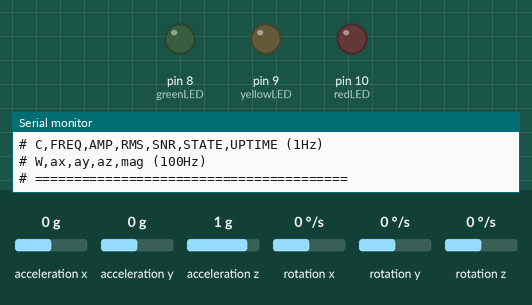
Simulated run of this sketch. Board: Arduino Uno, built with avr-gcc and run on an emulated ATmega328P. On the bench: output pins drawn as LEDs (lit = HIGH), the last lines printed to the serial monitor. Inputs (shaded band) come from the test bench; at power-on: acceleration x 0 g, acceleration y 0 g, acceleration z 1 g, rotation x 0 °/s, rotation y 0 °/s, rotation z 0 °/s.

Above: at 7.8 s.
At 10.05 s:
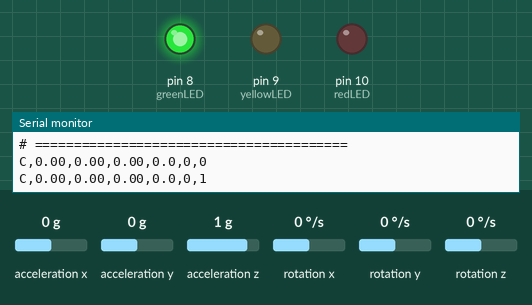
Timing chart, 0 to 12.2 s (numbered marks = the images above):
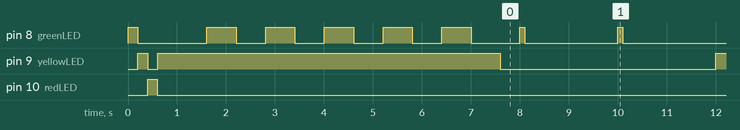

The sketch:

sketch_nov30b.ino
```cpp
#include <Wire.h>
#include <MPU6050.h>

MPU6050 mpu;

// ============================================================================
// CONFIGURATION PARAMETERS
// ============================================================================
const uint32_t SAMPLE_RATE_HZ = 100;           // 100 Hz sampling
const uint32_t SAMPLE_INTERVAL_US = 1000000 / SAMPLE_RATE_HZ;
const uint32_t ANALYSIS_INTERVAL_MS = 1000;    // 1 Hz analysis/output rate
const uint32_t ANALYSIS_WINDOW_SAMPLES = 64;   // Use full buffer (0.64 sec)

const int CALIBRATION_SAMPLES = 500;
const float DRIFT_TOLERANCE = 0.02;

// LED and Alert pins
const int greenLED = 8;    // X-axis / Normal status
const int yellowLED = 9;   // Y-axis / Warning
const int redLED = 10;     // Z-axis / Fault

// ============================================================================
// SYSTEM STATES (Fault Classification)
// ============================================================================
enum SystemState {
  NORMAL = 0,
  LOW_SIGNAL = 1,
  SENSOR_FAULT = 2,
  SYSTEM_FAULT = 3
};

SystemState current_state = NORMAL;
SystemState previous_state = NORMAL;
uint32_t fault_start_time = 0;
uint32_t state_entry_time = 0;

// Fault thresholds
const float SNR_THRESHOLD_DB = 10.0;           // Minimum acceptable SNR
const uint32_t LOW_SIGNAL_DURATION_MS = 3000;  // 3 seconds before fault
const uint32_t SENSOR_TIMEOUT_MS = 500;        // I2C timeout
const uint32_t TIMING_TOLERANCE_US = 2000;     // Timing slip tolerance

// ============================================================================
// CIRCULAR BUFFER FOR RAW DATA (OPTIMIZED FOR MEMORY)
// ============================================================================
const int BUFFER_SIZE = 64;  // Reduced from 256 to save RAM (0.64 seconds at 100 Hz)
struct CircularBuffer {
  float data[BUFFER_SIZE];
  uint8_t head = 0;
  uint8_t tail = 0;

  void push(float value) {
    data[head] = value;
    head = (head + 1) & (BUFFER_SIZE - 1);  // Fast modulo for power of 2
    if (head == tail) {
      tail = (tail + 1) & (BUFFER_SIZE - 1);  // Overwrite oldest
    }
  }

  float get(uint8_t index) {
    return data[(tail + index) & (BUFFER_SIZE - 1)];
  }

  uint8_t count() {
    if (head >= tail) return head - tail;
    return BUFFER_SIZE - tail + head;
  }

  void clear() {
    head = 0;
    tail = 0;
  }
};

CircularBuffer buf_ax, buf_ay, buf_az;

// ============================================================================
// CALIBRATION DATA
// ============================================================================
struct CalibrationData {
  int32_t ax_offset = 0;  // Fixed-point (scaled by 16384)
  int32_t ay_offset = 0;
  int32_t az_offset = 0;
  bool is_calibrated = false;
} calibration;

// ============================================================================
// HIGH-PASS FILTER (Fixed-point for efficiency)
// ============================================================================
const int32_t HP_ALPHA_FIXED = 32112;  // 0.98 * 32768
struct HighPassFilterFixed {
  int32_t prev_input = 0;
  int32_t prev_output = 0;

  int32_t apply(int32_t input) {
    int32_t diff = input - prev_input;
    int32_t output = ((int64_t)HP_ALPHA_FIXED * (prev_output + diff)) >> 15;
    prev_input = input;
    prev_output = output;
    return output;
  }

  void reset() {
    prev_input = 0;
    prev_output = 0;
  }
};

// ============================================================================
// LOW-PASS FILTER (Fixed-point)
// ============================================================================
const int32_t LP_ALPHA_FIXED = 18022;  // 0.55 * 32768
struct LowPassFilterFixed {
  int32_t prev_output = 0;

  int32_t apply(int32_t input) {
    int32_t output = ((int64_t)LP_ALPHA_FIXED * input +
                      (int64_t)(32768 - LP_ALPHA_FIXED) * prev_output) >> 15;
    prev_output = output;
    return output;
  }

  void reset() {
    prev_output = 0;
  }
};

HighPassFilterFixed hp_x, hp_y, hp_z;
LowPassFilterFixed lp_x, lp_y, lp_z;

// ============================================================================
// TIMING AND SCHEDULING
// ============================================================================
uint32_t next_sample_time = 0;
uint32_t next_analysis_time = 0;
uint32_t sample_count = 0;
uint32_t missed_deadlines = 0;
uint32_t uptime_seconds = 0;
uint32_t last_second_mark = 0;

// ============================================================================
// FEATURE EXTRACTION RESULTS
// ============================================================================
struct FeatureData {
  float frequency_hz = 0.0;
  float amplitude_mg = 0.0;
  float rms_mg = 0.0;
  float snr_db = 0.0;
  uint32_t timestamp_ms = 0;
  bool valid = false;
};

FeatureData current_features;
// Removed trend_history array to save RAM (Python handles trend storage)

// ============================================================================
// WATCHDOG FLAGS
// ============================================================================
bool sensor_ok = true;
uint32_t last_sensor_read = 0;
uint32_t low_snr_start = 0;
bool low_snr_fault = false;

// ============================================================================
// SETUP
// ============================================================================
void setup() {
  Wire.begin();
  Wire.setClock(400000);
  Serial.begin(115200);

  pinMode(greenLED, OUTPUT);
  pinMode(yellowLED, OUTPUT);
  pinMode(redLED, OUTPUT);

  LEDSelfTest();

  Serial.println(F("# ========================================"));
  Serial.println(F("# HFOV Clinical Monitor v2.0"));
  Serial.println(F("# ========================================"));

  // Initialize MPU6050
  mpu.initialize();
  mpu.setFullScaleAccelRange(MPU6050_ACCEL_FS_2);
  mpu.setDLPFMode(MPU6050_DLPF_BW_42);
  mpu.setRate(9);
  mpu.setSleepEnabled(false);

  if (!mpu.testConnection()) {
    Serial.println(F("# FATAL: MPU6050 connection failed!"));
    enterFaultState(SENSOR_FAULT);
    while (1) {
      blinkFaultLED();
      delay(500);
    }
  }

  Serial.println(F("# MPU6050 OK"));

  runCalibration();

  Serial.println(F("# Ready"));
  Serial.println(F("# C,FREQ,AMP,RMS,SNR,STATE,UPTIME (1Hz)"));
  Serial.println(F("# W,ax,ay,az,mag (100Hz)"));
  Serial.println(F("# ========================================"));

  next_sample_time = micros();
  next_analysis_time = millis() + ANALYSIS_INTERVAL_MS;
  last_second_mark = millis();

  enterState(NORMAL);
}

// ============================================================================
// MAIN LOOP - DUAL TASK STRUCTURE
// ============================================================================
void loop() {
  uint32_t current_time_us = micros();
  uint32_t current_time_ms = millis();

  // ===== HIGH-RATE TASK: SENSOR READ + FILTER (100 Hz) =====
  if (current_time_us >= next_sample_time) {
    // Check for timing slip
    uint32_t slip = current_time_us - next_sample_time;
    if (slip > TIMING_TOLERANCE_US) {
      missed_deadlines++;
      if (missed_deadlines > 10) {
        enterFaultState(SYSTEM_FAULT);
      }
    }

    next_sample_time += SAMPLE_INTERVAL_US;

    // Read sensor with watchdog
    int16_t ax_raw, ay_raw, az_raw;
    if (!readSensorSafe(&ax_raw, &ay_raw, &az_raw)) {
      enterFaultState(SENSOR_FAULT);
      return;
    }

    // Apply calibration (fixed-point)
    int32_t ax = (int32_t)ax_raw - calibration.ax_offset;
    int32_t ay = (int32_t)ay_raw - calibration.ay_offset;
    int32_t az = (int32_t)az_raw - calibration.az_offset;

    // Apply filters (fixed-point)
    int32_t ax_hp = hp_x.apply(ax);
    int32_t ay_hp = hp_y.apply(ay);
    int32_t az_hp = hp_z.apply(az);

    int32_t ax_filt = lp_x.apply(ax_hp);
    int32_t ay_filt = lp_y.apply(ay_hp);
    int32_t az_filt = lp_z.apply(az_hp);

    // Store in circular buffers (convert to float for analysis)
    buf_ax.push(ax_filt / 16384.0);
    buf_ay.push(ay_filt / 16384.0);
    buf_az.push(az_filt / 16384.0);

    sample_count++;
  }

  // ===== MEDIUM-RATE TASK: ANALYSIS + OUTPUT (1 Hz) =====
  if (current_time_ms >= next_analysis_time) {
    next_analysis_time += ANALYSIS_INTERVAL_MS;

    // Extract features from buffer
    extractFeatures();

    // Update state machine
    updateSystemState();

    // Output clinical data
    outputClinicalData();

    // Update uptime counter
    if (current_time_ms - last_second_mark >= 1000) {
      uptime_seconds++;
      last_second_mark = current_time_ms;
    }
  }

  // Update status LEDs
  updateStatusLEDs();
}

// ============================================================================
// SAFE SENSOR READ WITH WATCHDOG
// ============================================================================
bool readSensorSafe(int16_t* ax, int16_t* ay, int16_t* az) {
  uint32_t start = millis();

  // Attempt I2C read with timeout
  Wire.beginTransmission(0x68);  // MPU6050 address
  if (Wire.endTransmission() != 0) {
    sensor_ok = false;
    return false;
  }

  mpu.getAcceleration(ax, ay, az);

  // Check for out-of-range values
  if (abs(*ax) > 32000 || abs(*ay) > 32000 || abs(*az) > 32000) {
    return false;
  }

  last_sensor_read = millis();
  sensor_ok = true;
  return true;
}

// ============================================================================
// FEATURE EXTRACTION (Simplified for microcontroller)
// ============================================================================
void extractFeatures() {
  uint8_t count = min((uint8_t)ANALYSIS_WINDOW_SAMPLES, buf_ax.count());

  if (count < 50) {
    current_features.valid = false;
    return;
  }

  // Calculate RMS amplitude (vector magnitude)
  float sum_sq = 0;
  float peak = 0;
  for (uint8_t i = 0; i < count; i++) {
    float ax = buf_ax.get(i);
    float ay = buf_ay.get(i);
    float az = buf_az.get(i);
    float mag = sqrt(ax*ax + ay*ay + az*az);
    sum_sq += mag * mag;
    if (mag > peak) peak = mag;
  }

  float rms = sqrt(sum_sq / count);

  // Simple frequency estimation (zero-crossing rate)
  float freq = estimateFrequency(count);

  // SNR estimation (signal power / noise estimate)
  float snr = estimateSNR(rms, peak);

  // Store results
  current_features.frequency_hz = freq;
  current_features.amplitude_mg = peak * 1000.0;  // Convert to millig
  current_features.rms_mg = rms * 1000.0;
  current_features.snr_db = snr;
  current_features.timestamp_ms = millis();
  current_features.valid = true;
}

float estimateFrequency(uint8_t count) {
  // Zero-crossing rate method (simple, efficient)
  int crossings = 0;
  float prev = buf_az.get(0);

  for (uint8_t i = 1; i < count; i++) {
    float curr = buf_az.get(i);
    if ((prev >= 0 && curr < 0) || (prev < 0 && curr >= 0)) {
      crossings++;
    }
    prev = curr;
  }

  float freq = (crossings / 2.0) * SAMPLE_RATE_HZ / count;
  return freq;
}

float estimateSNR(float rms, float peak) {
  // Simple SNR: peak signal / RMS noise estimate
  if (rms < 0.001) return 0;
  float signal_power = peak * peak;
  float noise_power = rms * rms - signal_power * 0.5;  // Rough estimate
  if (noise_power < 0.0001) return 40;
  return 10.0 * log10(signal_power / noise_power);
}

// ============================================================================
// STATE MACHINE
// ============================================================================
void updateSystemState() {
  SystemState new_state = current_state;
  uint32_t now = millis();

  // Check for sensor fault
  if (!sensor_ok || (now - last_sensor_read > SENSOR_TIMEOUT_MS)) {
    new_state = SENSOR_FAULT;
  }
  // Check for low signal
  else if (current_features.valid && current_features.snr_db < SNR_THRESHOLD_DB) {
    if (low_snr_start == 0) {
      low_snr_start = now;
    } else if (now - low_snr_start > LOW_SIGNAL_DURATION_MS) {
      new_state = LOW_SIGNAL;
    }
  }
  // Recovery: SNR back to normal
  else if (current_features.valid && current_features.snr_db >= SNR_THRESHOLD_DB + 2.0) {
    low_snr_start = 0;
    if (current_state == LOW_SIGNAL) {
      new_state = NORMAL;
    }
  }

  // State change with hysteresis
  if (new_state != current_state) {
    if (new_state == NORMAL) {
      // Require 2 seconds in good condition before clearing fault
      if (now - state_entry_time > 2000) {
        enterState(new_state);
      }
    } else {
      enterState(new_state);
    }
  }
}

void enterState(SystemState state) {
  previous_state = current_state;
  current_state = state;
  state_entry_time = millis();

  if (state != NORMAL && previous_state == NORMAL) {
    fault_start_time = millis();
  }
}

void enterFaultState(SystemState state) {
  enterState(state);
}

// ============================================================================
// STATUS LED CONTROL
// ============================================================================
void updateStatusLEDs() {
  switch (current_state) {
    case NORMAL:
      digitalWrite(greenLED, (millis() % 2000) < 100);  // Short blink
      digitalWrite(yellowLED, LOW);
      digitalWrite(redLED, LOW);
      break;
    case LOW_SIGNAL:
      digitalWrite(greenLED, LOW);
      digitalWrite(yellowLED, (millis() % 1000) < 500);  // Blink
      digitalWrite(redLED, LOW);
      break;
    case SENSOR_FAULT:
    case SYSTEM_FAULT:
      digitalWrite(greenLED, LOW);
      digitalWrite(yellowLED, LOW);
      digitalWrite(redLED, (millis() % 500) < 250);  // Fast blink
      break;
  }
}

void blinkFaultLED() {
  digitalWrite(redLED, !digitalRead(redLED));
}

// ============================================================================
// CLINICAL DATA OUTPUT (1 Hz)
// ============================================================================
void outputClinicalData() {
  // Format: C,FREQ,AMP,RMS,SNR,STATE,UPTIME (C = clinical marker)
  Serial.print(F("C,"));
  Serial.print(current_features.frequency_hz, 2);
  Serial.print(F(","));
  Serial.print(current_features.amplitude_mg, 2);
  Serial.print(F(","));
  Serial.print(current_features.rms_mg, 2);
  Serial.print(F(","));
  Serial.print(current_features.snr_db, 1);
  Serial.print(F(","));
  Serial.print(current_state);
  Serial.print(F(","));
  Serial.println(uptime_seconds);
}

// ============================================================================
// CALIBRATION
// ============================================================================
void runCalibration() {
  Serial.println(F("# CAL: Keep still 5 sec"));
  digitalWrite(yellowLED, HIGH);
  delay(1000);

  int64_t sum_ax = 0, sum_ay = 0, sum_az = 0;

  for (int i = 0; i < CALIBRATION_SAMPLES; i++) {
    int16_t ax, ay, az;
    mpu.getAcceleration(&ax, &ay, &az);
    sum_ax += ax;
    sum_ay += ay;
    sum_az += az;

    if (i % 50 == 0) {
      digitalWrite(greenLED, !digitalRead(greenLED));
    }
    delay(10);
  }

  calibration.ax_offset = sum_ax / CALIBRATION_SAMPLES;
  calibration.ay_offset = sum_ay / CALIBRATION_SAMPLES;
  calibration.az_offset = sum_az / CALIBRATION_SAMPLES;
  calibration.is_calibrated = true;

  digitalWrite(greenLED, LOW);
  digitalWrite(yellowLED, LOW);

  Serial.println(F("# CAL: Complete"));
}

void LEDSelfTest() {
  digitalWrite(greenLED, HIGH); delay(200); digitalWrite(greenLED, LOW);
  digitalWrite(yellowLED, HIGH); delay(200); digitalWrite(yellowLED, LOW);
  digitalWrite(redLED, HIGH); delay(200); digitalWrite(redLED, LOW);
}
```

Measured:
- by itself, pin 8 (greenLED): HIGH → LOW at 0.20 s, → HIGH 1.4 s later, → LOW 0.60 s later, → HIGH 0.60 s later, … (15 changes in this stretch)
- by itself, pin 9 (yellowLED): goes LOW 0.21 s, HIGH 7.0 s, LOW 4.4 s, 6 × (HIGH 0.50 s, LOW 0.50 s), HIGH 0.50 s, then LOW
- by itself, pin 10 (redLED): goes LOW 18.0 s, HIGH 0.13 s, 222 × (LOW 0.25 s, HIGH 0.25 s), then LOW
